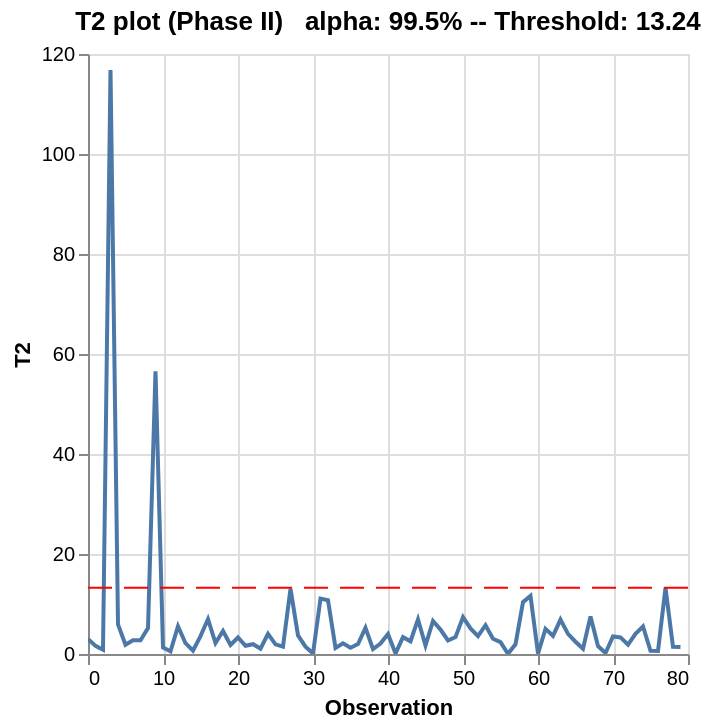

The code cell stored with this chart in its notebook:
### Markdown cell above
### Hotelling's T² chart

An exceedance indicates an extreme combination of values that still broadly follows the latent correlation pattern. Compare the flagged timestamp with operating conditions, recipes, and upstream events.

### Code cell
model.hotelling_t2_plot_p2(phase_ii)

### Figure 1 — Vega-Lite specification as saved in the notebook (floating-point values rounded to 4 significant figures)
{"config": {"view": {"continuousWidth": 300, "continuousHeight": 300}}, "layer": [{"data": {"name": "data-c9436fd4dfc1018ed6cab4acb8817c81"}, "mark": {"type": "line"}, "encoding": {"tooltip": [{"field": "observation", "title": "Observation", "type": "quantitative"}, {"field": "T2", "title": "T2", "type": "quantitative"}], "x": {"field": "observation", "title": "Observation", "type": "quantitative"}, "y": {"field": "T2", "title": "T2", "type": "quantitative"}}, "name": "view_77653c26a7165e15_0", "title": "T2 plot (Phase II) \n alpha: 99.5% -- Threshold: 13.24"}, {"data": {"name": "data-aa05f4a17f0362f238390e17e45ce23b"}, "mark": {"type": "rule", "color": "red", "strokeDash": [12, 6]}, "encoding": {"y": {"field": "y", "type": "quantitative"}}}], "params": [{"name": "param_1e9efca18e7a2868", "select": {"type": "interval", "encodings": ["x", "y"]}, "bind": "scales", "views": ["view_77653c26a7165e15_0"]}], "$schema": "https://vega.github.io/schema/vega-lite/v6.4.1.json", "datasets": {"data-c9436fd4dfc1018ed6cab4acb8817c81": [{"observation": 0, "T2": 2.994}, {"observation": 1, "T2": 1.624}, {"observation": 2, "T2": 0.8416}, {"observation": 3, "T2": 116.8}, {"observation": 4, "T2": 5.926}, {"observation": 5, "T2": 1.847}, {"observation": 6, "T2": 2.742}, {"observation": 7, "T2": 2.738}, {"observation": 8, "T2": 5.192}, {"observation": 9, "T2": 56.56}, {"observation": 10, "T2": 1.297}, {"observation": 11, "T2": 0.543}, {"observation": 12, "T2": 5.563}, {"observation": 13, "T2": 2.159}, {"observation": 14, "T2": 0.6664}, {"observation": 15, "T2": 3.565}, {"observation": 16, "T2": 6.986}, {"observation": 17, "T2": 2.2}, {"observation": 18, "T2": 4.592}, {"observation": 19, "T2": 1.798}, {"observation": 20, "T2": 3.3}, {"observation": 21, "T2": 1.642}, {"observation": 22, "T2": 1.958}, {"observation": 23, "T2": 1.082}, {"observation": 24, "T2": 4.02}, {"observation": 25, "T2": 1.934}, {"observation": 26, "T2": 1.483}, {"observation": 27, "T2": 13.04}, {"observation": 28, "T2": 3.719}, {"observation": 29, "T2": 1.478}, {"observation": 30, "T2": 0.08788}, {"observation": 31, "T2": 11.08}, {"observation": 32, "T2": 10.75}, {"observation": 33, "T2": 1.213}, {"observation": 34, "T2": 2.132}, {"observation": 35, "T2": 1.248}, {"observation": 36, "T2": 1.984}, {"observation": 37, "T2": 5.244}, {"observation": 38, "T2": 0.9877}, {"observation": 39, "T2": 2.084}, {"observation": 40, "T2": 4.014}, {"observation": 41, "T2": 0.1028}, {"observation": 42, "T2": 3.372}, {"observation": 43, "T2": 2.547}, {"observation": 44, "T2": 6.915}, {"observation": 45, "T2": 1.699}, {"observation": 46, "T2": 6.605}, {"observation": 47, "T2": 4.886}, {"observation": 48, "T2": 2.706}, {"observation": 49, "T2": 3.377}, {"observation": 50, "T2": 7.373}, {"observation": 51, "T2": 5.112}, {"observation": 52, "T2": 3.591}, {"observation": 53, "T2": 5.757}, {"observation": 54, "T2": 3.039}, {"observation": 55, "T2": 2.364}, {"observation": 56, "T2": 0.03807}, {"observation": 57, "T2": 1.932}, {"observation": 58, "T2": 10.37}, {"observation": 59, "T2": 11.61}, {"observation": 60, "T2": 0.07976}, {"observation": 61, "T2": 5.037}, {"observation": 62, "T2": 3.641}, {"observation": 63, "T2": 6.877}, {"observation": 64, "T2": 4.031}, {"observation": 65, "T2": 2.456}, {"observation": 66, "T2": 1.053}, {"observation": 67, "T2": 7.522}, {"observation": 68, "T2": 1.587}, {"observation": 69, "T2": 0.1954}, {"observation": 70, "T2": 3.519}, {"observation": 71, "T2": 3.317}, {"observation": 72, "T2": 1.878}, {"observation": 73, "T2": 4.044}, {"observation": 74, "T2": 5.501}, {"observation": 75, "T2": 0.6217}, {"observation": 76, "T2": 0.5984}, {"observation": 77, "T2": 13.26}, {"observation": 78, "T2": 1.436}, {"observation": 79, "T2": 1.407}], "data-aa05f4a17f0362f238390e17e45ce23b": [{"y": 13.24}]}}
